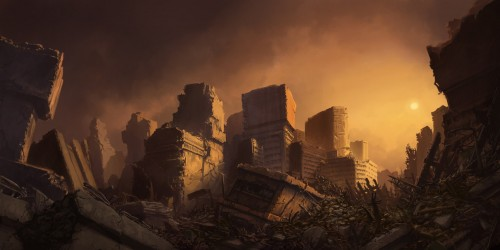
#> input picture Images/Apocalypse.jpg, 500 x 250 px, found by its file name
$ python multichannel_colored_histogram.py
#> lines starting #> are read from the running program, lines starting #| are printed output that depends on the picture
import cv2
from matplotlib import pyplot as plt
import numpy as np

image = cv2.imread("Images/Apocalypse.jpg")
#> image is the input picture: shape (250, 500, 3); mean B, G, R 34.8, 52.4, 81
cv2.imshow("Original", image)

cv2.waitKey(0)

chans = cv2.split(image)
colors = ("b", "g", "r")


cv2.imshow("blue", chans[0])
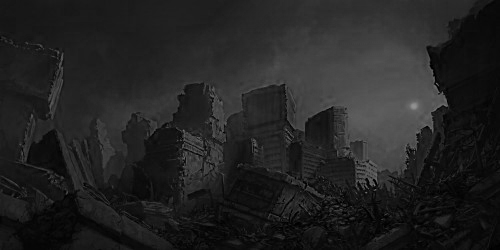
#> window 'blue': shape (250, 500); min 0, max 146, mean 34.8
cv2.waitKey(0)

cv2.imshow("green", chans[1])
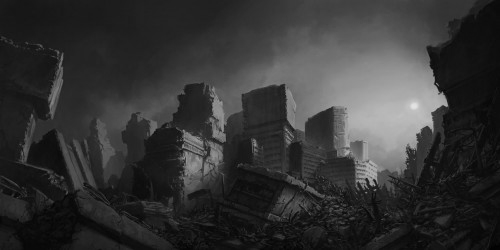
#> window 'green': shape (250, 500); min 0, max 227, mean 52.4
cv2.waitKey(0)

cv2.imshow("red", chans[2])
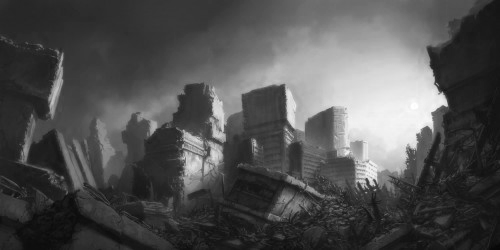
#> window 'red': shape (250, 500); min 7, max 255, mean 81
cv2.waitKey(0)

fig = plt.figure()

ax = fig.add_subplot(131)
hist = cv2.calcHist([chans[1], chans[0]], [0, 1], None,[32, 32], [0, 256, 0, 256])
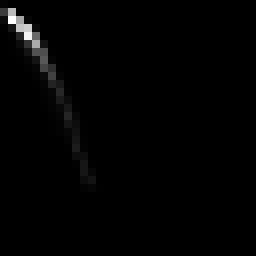
#> hist: shape (32, 32) float32 (shown 8 times larger); min 0, max 11169, mean 122.1; drawn with min black and max white
p = ax.imshow(hist, interpolation = "nearest")
ax.set_title("2D Color Histogram for G and B")
plt.colorbar(p)

plt.show()
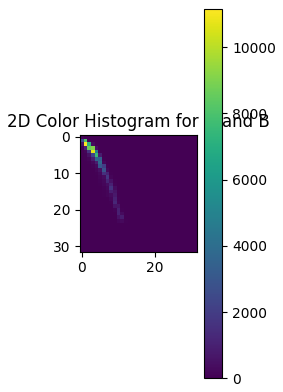
#> figure drawn by matplotlib, 2 panels

$ run again, with Images/Galaxy.jpg copied over Images/Apocalypse.jpg
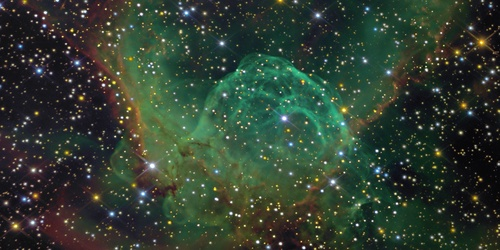
#> input picture Images/Galaxy.jpg, 500 x 250 px, found by its file name
#> image is the input picture: shape (250, 500, 3); mean B, G, R 49.4, 62.5, 48.9
#> `cv2.imshow("red", chans[2])`:
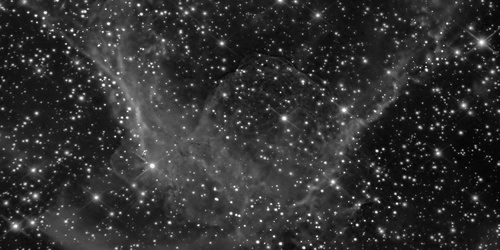
#> window 'red': shape (250, 500); min 2, max 255, mean 48.9
#> `plt.show()`:
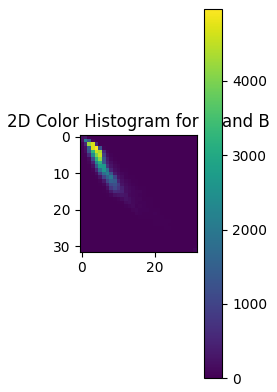
#> figure drawn by matplotlib, 2 panels
